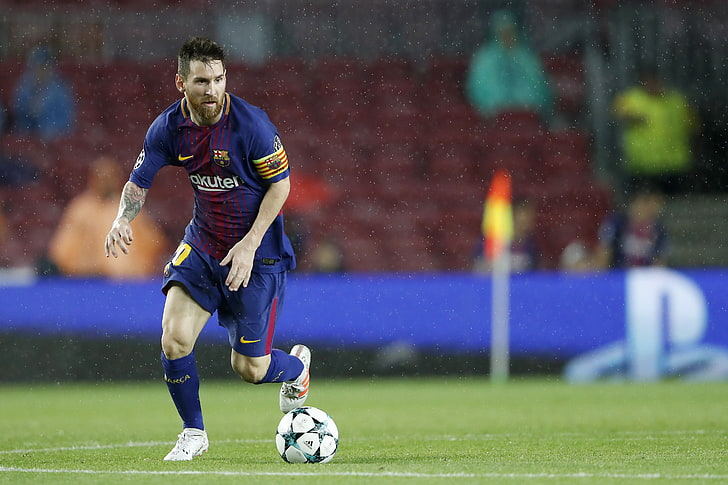
#> input picture images/messi.jpg, 728 x 485 px
$ jupyter execute histogram.ipynb
#> lines starting #> are read from the running program, lines starting #| are printed output that depends on the picture
[cell 1]
import cv2 as cv
import numpy as np
import matplotlib.pyplot as plt

## Histogram

Histogram là một biểu đồ thống kê về mức độ phân phối ánh sáng trên các pixel ảnh

Tính bằng OpenCV: `calcHist(images, channelds, mask, histSize, ranges)`
* `images` - ảnh cần tính histogram
* `channels` - kênh màu dùng để thống kê
* `mask` - vùng thống kê, truyền vào "None" nếu thống kê toàn bộ ảnh
* `histSize` - số lượng bin, chia khoảng giá trị độ sáng của pixel thành `histSize` đoạn để thống kê
* `ranges` - khoảng giá trị của pixel

Vẽ biểu đồ histogram bằng matplotlib

[cell 2]
# vẽ biểu đồ historam trên ba kênh màu RGB
img = cv.imread('images/messi.jpg')
#> img is the input picture: shape (485, 728, 3); mean B, G, R 91.3, 92.4, 90.9
color = ('b', 'g', 'r')
for (i, channel) in enumerate(color):
    hist = cv.calcHist([img], [i], None, [256], [0, 256]) # chia đoạn [0, 256) thành 256 khoảng để thống kê histogram
    plt.plot(hist, color=channel) # plot biểu đồ ứng với kênh màu 'channel' tương ứng
plt.show()
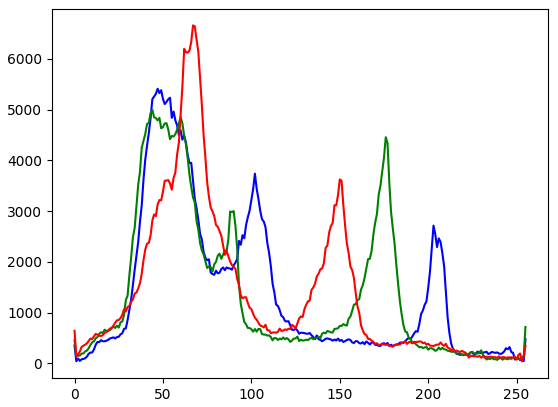
#> figure drawn by matplotlib, 1 panel; curve peaks at x = 47, y = 5410; curve peaks at x = 44, y = 4993; curve peaks at x = 67, y = 6658

[cell 3]
# vẽ biểu đồ historam về độ sáng
img = cv.imread('images/messi.jpg')
img = cv.cvtColor(img, cv.COLOR_BGR2GRAY) # chuyển ảnh thành gray scale
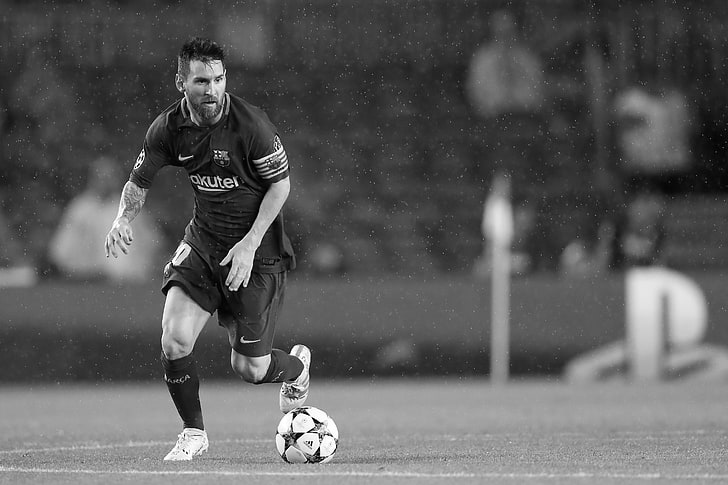
#> img: shape (485, 728); min 0, max 255, mean 91.8
hist = cv.calcHist([img], [0], None, [256], [0, 256])
#> hist = 256 values, max 5888 at index 54, min 21 at index 0, mean 1379.2
plt.plot(hist)
plt.show()
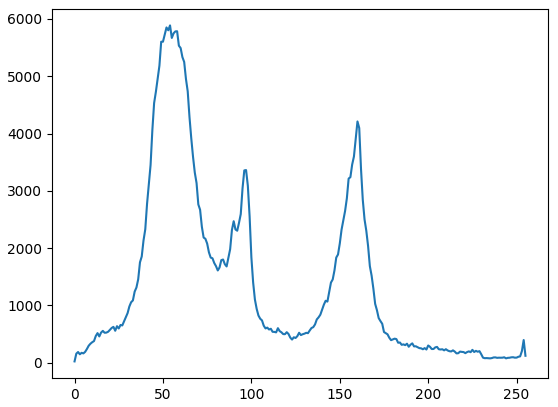
#> figure drawn by matplotlib, 1 panel; curve peaks at x = 54, y = 5888

$ run again, with images/alley.jpg copied over images/messi.jpg
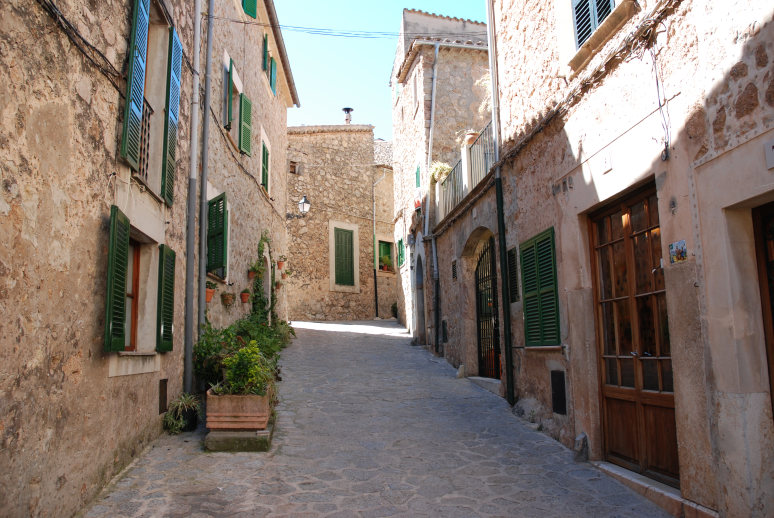
#> input picture images/alley.jpg, 774 x 518 px
#> img is the input picture: shape (518, 774, 3); mean B, G, R 112.7, 121.3, 133.9
#> `img = cv.cvtColor(img, cv.COLOR_BGR2GRAY)`:
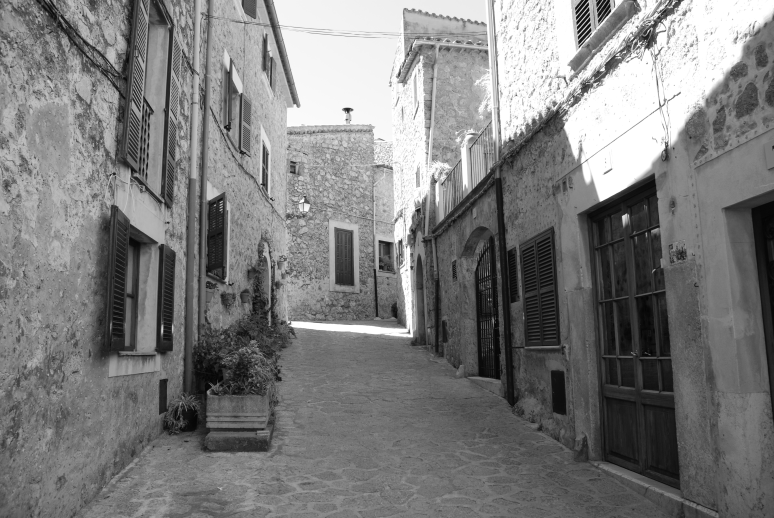
#> img: shape (518, 774); min 4, max 255, mean 124.1
#> hist = 256 values, max 16176 at index 255, min 0 at index 0, mean 1566.1
#> `plt.show()`:
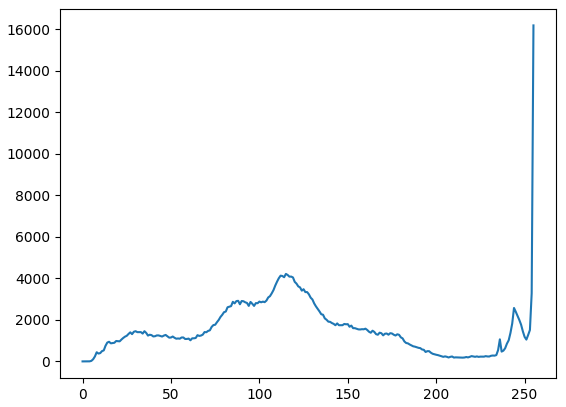
#> figure drawn by matplotlib, 1 panel; curve peaks at x = 255, y = 16176
